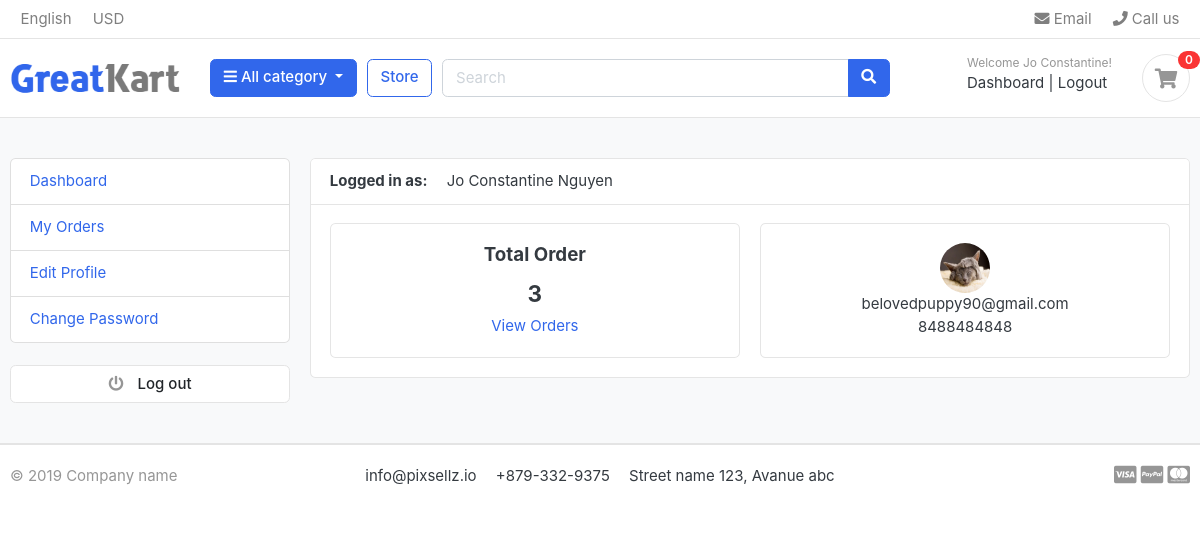
Screenshot of /accounts/dashboard/ (signed in) with the database file from the repository.
### accounts/models.py (models this page shows, shortened)
class Account(AbstractBaseUser):
    first_name = models.CharField(max_length=50)
    last_name = models.CharField(max_length=50)
    username = models.CharField(max_length=50, unique=True)
    email = models.EmailField(unique=True)
    phone_number = models.CharField(max_length=50)
    date_joined = models.DateTimeField(auto_now_add=True)
    last_login = models.DateTimeField(auto_now_add=True)
    is_admin = models.BooleanField(default=False)
    is_staff = models.BooleanField(default=False)
    is_active = models.BooleanField(default=False)
    is_superadmin = models.BooleanField(default=False)
    USERNAME_FIELD = "email"  # use email to login
    REQUIRED_FIELDS = ["username", "first_name", "last_name"]
    object = MyAccountManager()
    def full_name(self):
        return f"{self.first_name} {self.last_name}"

class UserProfile(models.Model):
    user = models.OneToOneField(Account, on_delete=models.CASCADE)
    address_line_1 = models.CharField(blank=True, max_length=100)
    address_line_2 = models.CharField(blank=True, max_length=100)
    profile_picture = models.ImageField(blank=True, upload_to="userprofile")
    city = models.CharField(blank=True, max_length=20)
    state = models.CharField(blank=True, max_length=20)
    country = models.CharField(blank=True, max_length=20)

### accounts/views.py (the view)
# urls.py: path("dashboard/", views.dashboard, name="dashboard"),
@login_required(login_url="login")
def dashboard(request):
    orders = Order.objects.order_by("-created_at").filter(
        user=request.user, is_ordered=True
    )
    orders_count = orders.count()
    user_profile = get_object_or_404(UserProfile, user=request.user)
    context = {"orders_count": orders_count, "user_profile": user_profile}
    return render(request, "accounts/dashboard.html", context)

### carts/context_processor.py (called while the page is built)
def counter(request):
    cart_count = 0
    if "admin" in request.path:
        return {}
    else:
        try:
            if request.user and request.user.is_authenticated:
                cart_items = CartItem.objects.filter(user=request.user, is_active=True)
            else:
                cart = Cart.objects.filter(cart_id=_cart_id(request))
                cart_items = CartItem.objects.filter(cart=cart[:1], is_active=True)
            for cart_item in cart_items:
                cart_count += cart_item.quantity
        except Cart.DoesNotExist:
            pass
    return dict(cart_count=cart_count)

### category/context_processor.py (called while the page is built)
def category_menu_links(request):
    links = Category.objects.all()
    return dict(category_links=links)

### category/models.py (called while the page is built)
    def get_url(self):
        return reverse("products_by_category", args=[self.slug])

### templates/accounts/dashboard.html (shortened to what this page needs)
{% extends 'base.html' %}
{% block content %}
<section class="section-conten padding-y bg">
<div class="container">
	<div class="row">
	{% include 'includes/dashboard_sidebar.html' %}
	<main class="col-md-9">
		<article class="card">
		<header class="card-header">
			<strong class="d-inline-block mr-3">Logged in as:</strong>
			<span>{{ user.full_name }}</span>
		</header>
		<div class="card-body">
			<div class="row">
				<div class="col-md-6">
					<div class="card" style="text-align:center;">
						<div class="card-body">
							<h5 class="card-title">Total Order</h5>
							<h4>{{ orders_count }}</h4>
							<a href="{% url 'my_orders' %}">View Orders</a>
						</div>
					</div>
				</div>
				<div class="col-md-6">
					<div class="card" style="text-align:center;">
						<div class="card-body">
							<img src="{{ user_profile.profile_picture.url }}" alt="User Profile Picture"
								width="50" height="50"
								style="border-radius:50%">
							<p class="mb-0">{{ user.email }}</p>
							<p>{{ user.phone_number }}</p>
						</div>
					</div>
				</div>
			</div>
		</div>
		</article>
	</main>
</div>
</div>
</section>
{% endblock %}

### templates/includes/navbar.html (shortened to what this page needs)
{% load static %}
<header class="section-header">
  <nav class="navbar p-md-0 navbar-expand-sm navbar-light border-bottom">
    <div class="container">
      <div class="collapse navbar-collapse" id="navbarTop4">
        <ul class="navbar-nav mr-auto">
          <li class="nav-item dropdown">
            <a href="#" class="nav-link"> English </a>
          </li>
          <li class="nav-item dropdown">
            <a href="#" class="nav-link"> USD </a>
          </li>
        </ul>
        <ul class="navbar-nav">
          <li>
            <a href="#" class="nav-link">
              <i class="fa fa-envelope"></i> Email
            </a>
          </li>
          <li>
            <a href="#" class="nav-link">
              <i class="fa fa-phone"></i> Call us
            </a>
          </li>
        </ul>
      </div>
    </div>
  </nav>
  <section class="header-main border-bottom">
    <div class="container">
      <div class="row align-items-center">
        <div class="col-lg-2 col-md-3 col-6">
          <a href="{% url 'home' %}" class="brand-wrap">
            <img class="logo" src="{%static 'images/logo.png'%}" />
          </a>
        </div>
        <div class="col-lg col-sm col-md col-6 flex-grow-0">
          <div class="category-wrap dropdown d-inline-block float-right">
            <button type="button" class="btn btn-primary dropdown-toggle" data-toggle="dropdown">
              <i class="fa fa-bars"></i> All category
            </button>
          </div>
        </div>
        <a href="{% url 'store' %}" class="btn btn-outline-primary">Store</a>
        <div class="col-lg col-md-6 col-sm-12 col">
          <form action="{% url 'search' %}" class="search" method="GET">
            <div class="input-group w-100">
              <input type="text" class="form-control" style="width: 60%" placeholder="Search" name="keyword"/>
              <div class="input-group-append">
                <button class="btn btn-primary" type="submit">
                  <i class="fa fa-search"></i>
                </button>
              </div>
            </div>
          </form>
        </div>
        <div class="col-lg-3 col-sm-6 col-8 order-2 order-lg-3">
          <div class="d-flex justify-content-end mb-3 mb-lg-0">
          {% if user.id is None %}
            <div class="widget-header">
              <small class="title text-muted">Welcome guest!</small>
              <div>
                <a href="{% url 'login' %}">Sign in</a>
                <span class="dark-transp"> | </span>
                <a href="{% url 'register' %}"> Register</a>
              </div>
            </div>
          {% else %}
            <div class="widget-header">
              <small class="title text-muted">Welcome {{ user.first_name }}!</small>
              <div>
                <a href="{% url 'dashboard' %}">Dashboard</a>
                <span class="dark-transp"> | </span>
                <a href="{% url 'logout' %}"> Logout</a>
              </div>
            </div>
          {% endif %}
            <a href="{% url 'cart' %}" class="widget-header pl-3 ml-3">
              <div class="icon icon-sm rounded-circle border">
                <i class="fa fa-shopping-cart"></i>
              </div>
              <span class="badge badge-pill badge-danger notify">{{ cart_count }}</span>
            </a>
          </div>
        </div>
      </div>
    </div>
  </section>
</header>

### greatkart/static/css/ui.css (style rules this page uses)
html { font-family: "Inter", sans-serif; font-size: 15px; }
.icon-xs, .icon-sm, .icon-md, .icon-lg { display: inline-block; text-align: center; flex-shrink: 0; flex-grow: 0; }
.icon-sm { width: 48px; height: 48px; line-height: 48px !important; font-size: 20px; }
.padding-y { padding-top: 40px; padding-bottom: 40px; }
article:after, .form-group:after { display: block; clear: both; content: ""; }
.bg { background-color: #f8f9fa; }
p:last-child { margin-bottom: 0; }
.header-main { position: relative; padding-top: 1rem; padding-bottom: 1rem; }
.brand-wrap .logo, .navbar-brand .logo { margin-right: 7px; max-height: 42px; display: inline-block; }
.widget-header { display: inline-block; vertical-align: middle; position: relative; }
.widget-header a { color: #343a40; }
.widget-header i { color: #969696; }
.widget-header .title { display: block; }
.widget-header .notify { position: absolute; top: -3px; right: -10px; }
.notify { position: absolute; top: -4px; right: -10px; display: inline-block; padding: 0.25em 0.6em; font-size: 12px; line-height: 1; text-align: center; border-radius: 3rem; color: #fff; background-color: #fa3434; }

### rows the page displays
Account: first_name "Jo Constantine", full_name "Jo Constantine Nguyen", email "belovedpuppy90@gmail.com", phone_number "8488484848"
UserProfile: profile_picture (picture)

### other values shown
{{ cart_count }} "0"
{{ orders_count }} "3"
